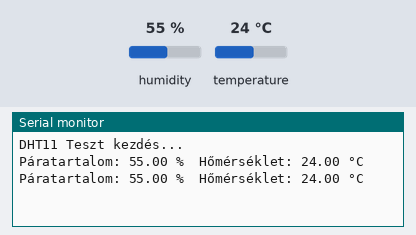
Recording of a sketch running on a simulated Arduino Uno, built with avr-gcc and run on an emulated ATmega328P. Parts: the last lines printed to the serial monitor. Inputs (shaded band) come from the test bench; at power-on: humidity 55 %, temperature 24 °C.

Above: at 4.8 s.
4.9 s: humidity set to 22 %
At 6.8 s:
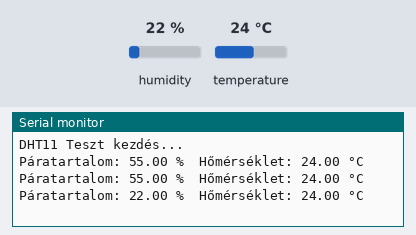
7.9 s: temperature set to 12 °C
At 9.3 s:
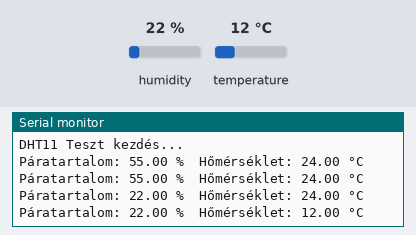
10.9 s: humidity set to 40 %
At 12.9 s:
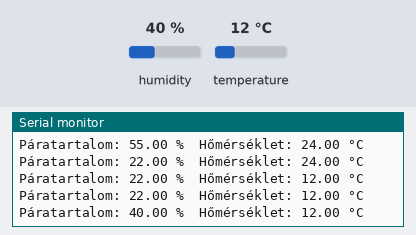
Timing chart, 0 to 14.4 s (numbered marks = the images above; inputs shaded):
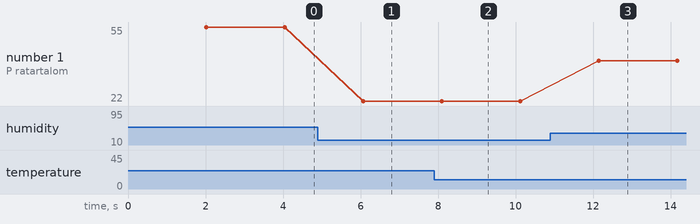

Measured:
- after the input at 4.9 s, the serial monitor: prints a new line after 1.2 s (image 1)
- after the input at 7.9 s, the serial monitor: prints a new line after 0.20 s (image 2)
- after the input at 10.9 s, the serial monitor: prints a new line after 1.2 s (image 3)
- plotted number 1: 55 → 22 after the input at 4.9 s, 22 → 40 after the input at 10.9 s

The sketch:

dht_test.ino
```cpp
#include <DHT.h>

#define DHTPIN 2        // DATA láb pin száma
#define DHTTYPE DHT11   // Szenzor típusa

DHT dht(DHTPIN, DHTTYPE);

void setup() {
  Serial.begin(9600);
  Serial.println("DHT11 Teszt kezdés...");
  dht.begin();
}

void loop() {
  delay(2000);  // 2 mp várakozás

  float paratartalom = dht.readHumidity();
  float homerseklet = dht.readTemperature();

  if (isnan(paratartalom) || isnan(homerseklet)) {
    Serial.println("Hiba! Ellenőrizd a bekötést!");
    return;
  }

  Serial.print("Páratartalom: ");
  Serial.print(paratartalom);
  Serial.print(" %\tHőmérséklet: ");
  Serial.print(homerseklet);
  Serial.println(" °C");
}
```
